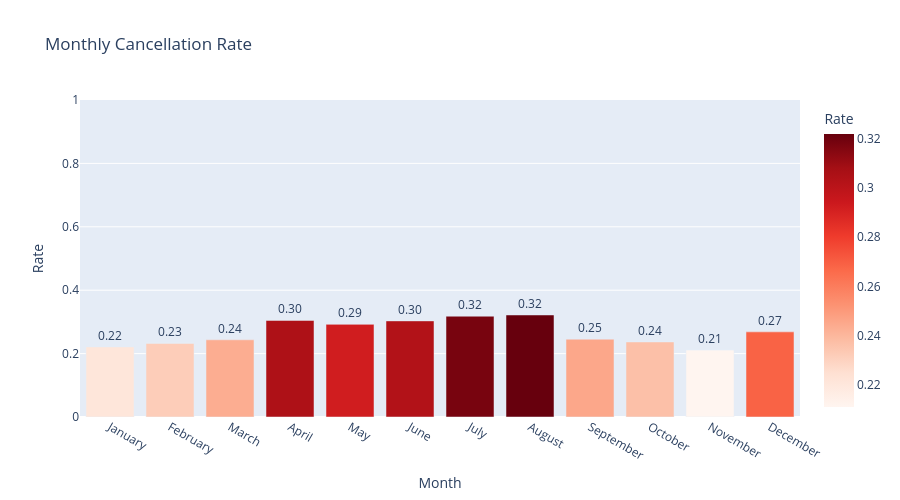

Write notebook code for a chart like this one.
### Code cell
month_order = ['January', 'February', 'March', 'April', 'May', 'June', 
               'July', 'August', 'September', 'October', 'November', 'December']

# Group by month and calculate cancellation rate
monthly_cancellation = df.groupby('arrival_date_month')['is_canceled'].mean().reindex(month_order)

monthly_cancellation = monthly_cancellation.reset_index()
monthly_cancellation.columns = ['Month', 'Cancellation Rate']

# Plot
fig = px.bar(monthly_cancellation, 
             x='Month', 
             y='Cancellation Rate', 
             title='Monthly Cancellation Rate',
             text='Cancellation Rate', 
             labels={'Cancellation Rate': 'Rate'},
             color='Cancellation Rate', 
             color_continuous_scale='Reds')

fig.update_traces(texttemplate='%{text:.2f}', textposition='outside')
fig.update_layout(yaxis_range=[0, 1], 
                  uniformtext_minsize=8, 
                  uniformtext_mode='hide',
                  height=500, width=900)

fig.show()

### Figure 1 — Plotly figure (JSON) as saved in the notebook; plotly's stock layout.template omitted (floating-point values rounded to 4 significant figures)
{"data": [{"hovertemplate": "Month=%{x}<br>Rate=%{marker.color}<extra></extra>", "legendgroup": "", "marker": {"color": [0.2212, 0.232, 0.2436, 0.3046, 0.2923, 0.3032, 0.318, 0.3218, 0.2454, 0.2368, 0.211, 0.2686], "coloraxis": "coloraxis", "pattern": {"shape": ""}}, "name": "", "orientation": "v", "showlegend": false, "text": [0.2212, 0.232, 0.2436, 0.3046, 0.2923, 0.3032, 0.318, 0.3218, 0.2454, 0.2368, 0.211, 0.2686], "textposition": "outside", "texttemplate": "%{text:.2f}", "type": "bar", "x": ["January", "February", "March", "April", "May", "June", "July", "August", "September", "October", "November", "December"], "xaxis": "x", "y": [0.2212, 0.232, 0.2436, 0.3046, 0.2923, 0.3032, 0.318, 0.3218, 0.2454, 0.2368, 0.211, 0.2686], "yaxis": "y"}], "layout": {"barmode": "relative", "coloraxis": {"colorbar": {"title": {"text": "Rate"}}, "colorscale": [[0, "rgb(255,245,240)"], [0.125, "rgb(254,224,210)"], [0.25, "rgb(252,187,161)"], [0.375, "rgb(252,146,114)"], [0.5, "rgb(251,106,74)"], [0.625, "rgb(239,59,44)"], [0.75, "rgb(203,24,29)"], [0.875, "rgb(165,15,21)"], [1, "rgb(103,0,13)"]]}, "height": 500, "legend": {"tracegroupgap": 0}, "title": {"text": "Monthly Cancellation Rate"}, "uniformtext": {"minsize": 8, "mode": "hide"}, "width": 900, "xaxis": {"anchor": "y", "domain": [0, 1], "title": {"text": "Month"}}, "yaxis": {"anchor": "x", "domain": [0, 1], "range": [0, 1], "title": {"text": "Rate"}}}}
